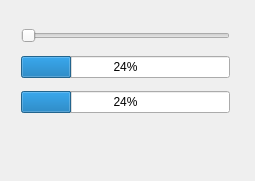
<?xml version="1.0" encoding="UTF-8"?>
<ui version="4.0">
 <class>MainWindow</class>
 <widget class="QMainWindow" name="MainWindow">
  <property name="geometry">
   <rect>
    <x>0</x>
    <y>0</y>
    <width>255</width>
    <height>181</height>
   </rect>
  </property>
  <property name="windowTitle">
   <string>MainWindow</string>
  </property>
  <widget class="QWidget" name="centralWidget">
   <widget class="QWidget" name="layoutWidget">
    <property name="geometry">
     <rect>
      <x>10</x>
      <y>10</y>
      <width>231</width>
      <height>121</height>
     </rect>
    </property>
    <layout class="QVBoxLayout" name="verticalLayout">
     <item>
      <widget class="QSlider" name="horizontalSlider">
       <property name="orientation">
        <enum>Qt::Horizontal</enum>
       </property>
      </widget>
     </item>
     <item>
      <widget class="QProgressBar" name="progressBar">
       <property name="value">
        <number>24</number>
       </property>
      </widget>
     </item>
     <item>
      <widget class="QProgressBar" name="progressBar_2">
       <property name="value">
        <number>24</number>
       </property>
      </widget>
     </item>
    </layout>
   </widget>
  </widget>
  <widget class="QMenuBar" name="menuBar">
   <property name="geometry">
    <rect>
     <x>0</x>
     <y>0</y>
     <width>255</width>
     <height>22</height>
    </rect>
   </property>
  </widget>
 </widget>
 <layoutdefault spacing="6" margin="11"/>
 <resources/>
 <connections/>
</ui>
